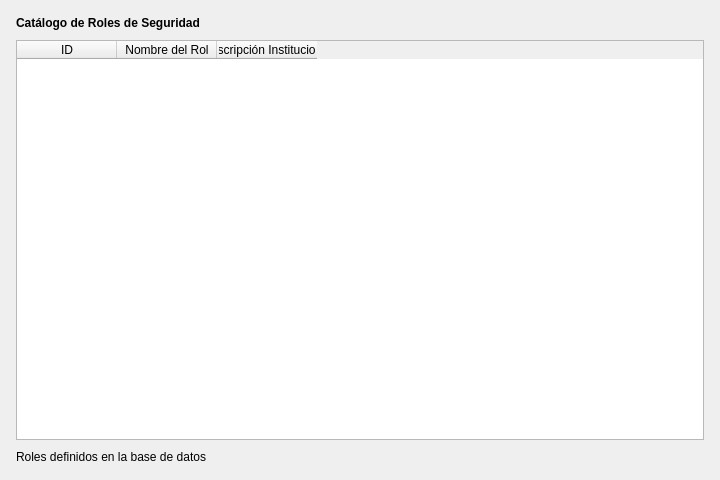
<?xml version="1.0" encoding="UTF-8"?>
<ui version="4.0">
 <class>Form</class>
 <widget class="QWidget" name="Form">
  <property name="geometry">
   <rect>
    <x>0</x>
    <y>0</y>
    <width>720</width>
    <height>480</height>
   </rect>
  </property>
  <property name="windowTitle">
   <string>Catálogo de Roles y Privilegios</string>
  </property>
  <layout class="QVBoxLayout" name="verticalLayout">
   <property name="spacing">
    <number>10</number>
   </property>
   <property name="leftMargin">
    <number>16</number>
   </property>
   <property name="topMargin">
    <number>16</number>
   </property>
   <property name="rightMargin">
    <number>16</number>
   </property>
   <property name="bottomMargin">
    <number>16</number>
   </property>
   <item>
    <widget class="QLabel" name="lbl_titulo">
     <property name="font">
      <font>
       <bold>true</bold>
      </font>
     </property>
     <property name="text">
      <string>Catálogo de Roles de Seguridad</string>
     </property>
    </widget>
   </item>
   <item>
    <widget class="QTableWidget" name="tbl_roles">
     <property name="selectionMode">
      <enum>QAbstractItemView::SingleSelection</enum>
     </property>
     <property name="selectionBehavior">
      <enum>QAbstractItemView::SelectRows</enum>
     </property>
     <column>
      <property name="text">
       <string>ID</string>
      </property>
     </column>
     <column>
      <property name="text">
       <string>Nombre del Rol</string>
      </property>
     </column>
     <column>
      <property name="text">
       <string>Descripción Institucional</string>
      </property>
     </column>
    </widget>
   </item>
   <item>
    <widget class="QLabel" name="label_conteo">
     <property name="text">
      <string>Roles definidos en la base de datos</string>
     </property>
    </widget>
   </item>
  </layout>
 </widget>
 <resources/>
 <connections/>
</ui>
